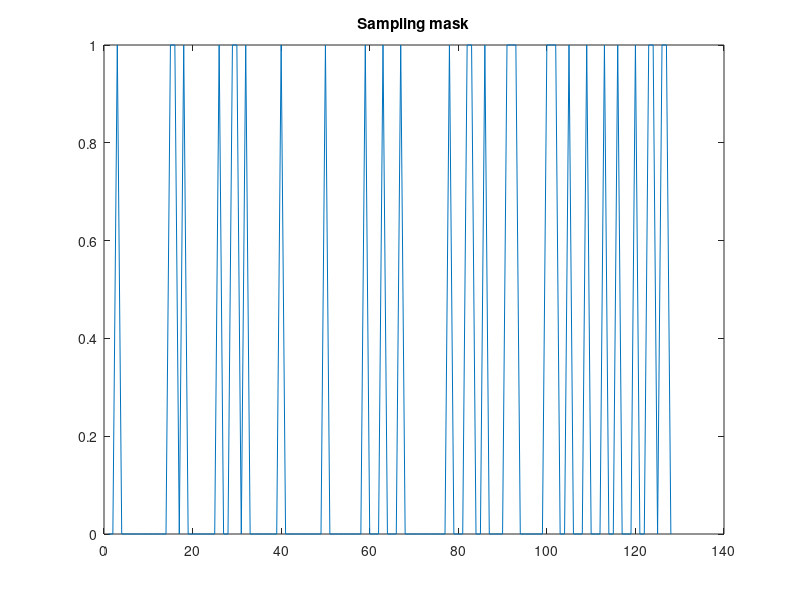
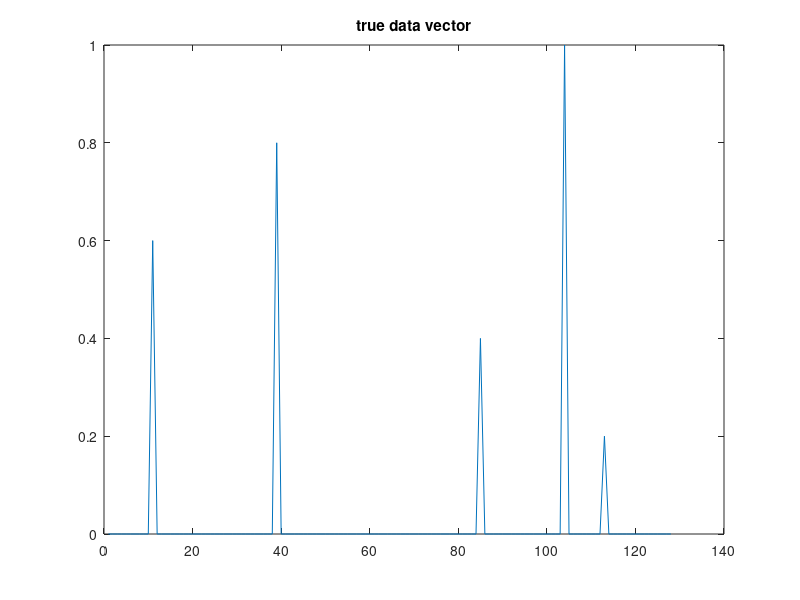
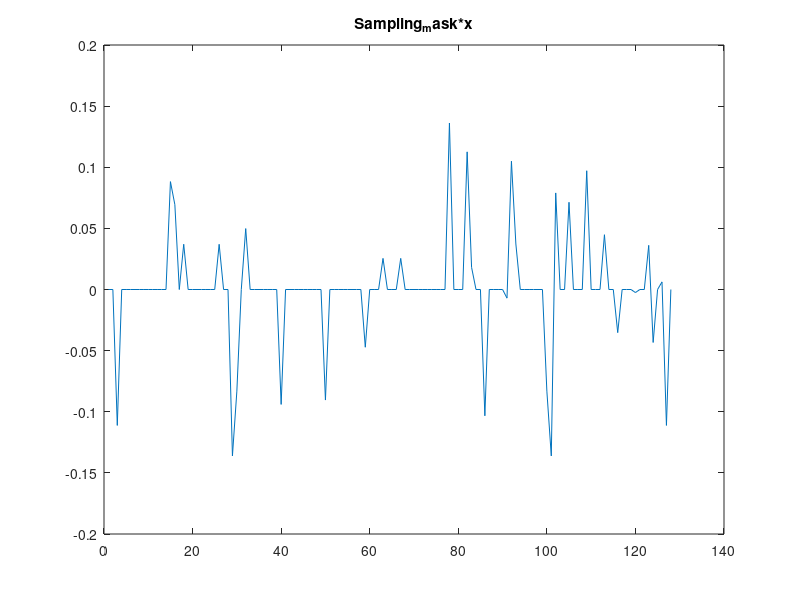
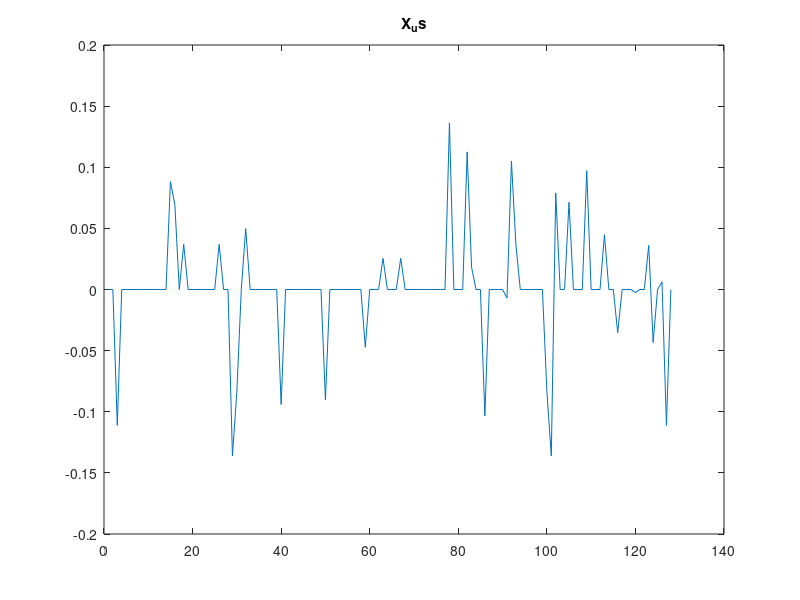

These figures' MATLAB source, in order: (Note: this script raises an error after producing the figures.)
clear all
close all
load("cs.mat")

gamma = 0.1
% Show the sparse data and data mask
figure;
plot(sampling_mask);
title("Sampling mask");

figure
plot(x);
title("true data vector")

figure
plot(real(F_us*x))
title("Sampling_mask*x")

figure;
plot(real(X_us));
title("X_us");

cvx_begin
    variable x_est(n)
    minimize( norm(F_us*x_est-X_us, 2) + gamma*norm(x_est,1) )
cvx_end

figure;
plot(x_est)
title("x estimated using CVX")
disp(norm(x_est-x,2))

% Determine sparsity
% non_zero_array = find([X_us(1:end-1)]);
% K = size(non_zero_array)
% 
% Z = [diff([1,non_zero_array(:).'+1])-1;X_us(non_zero_array(:).',1).'].'
